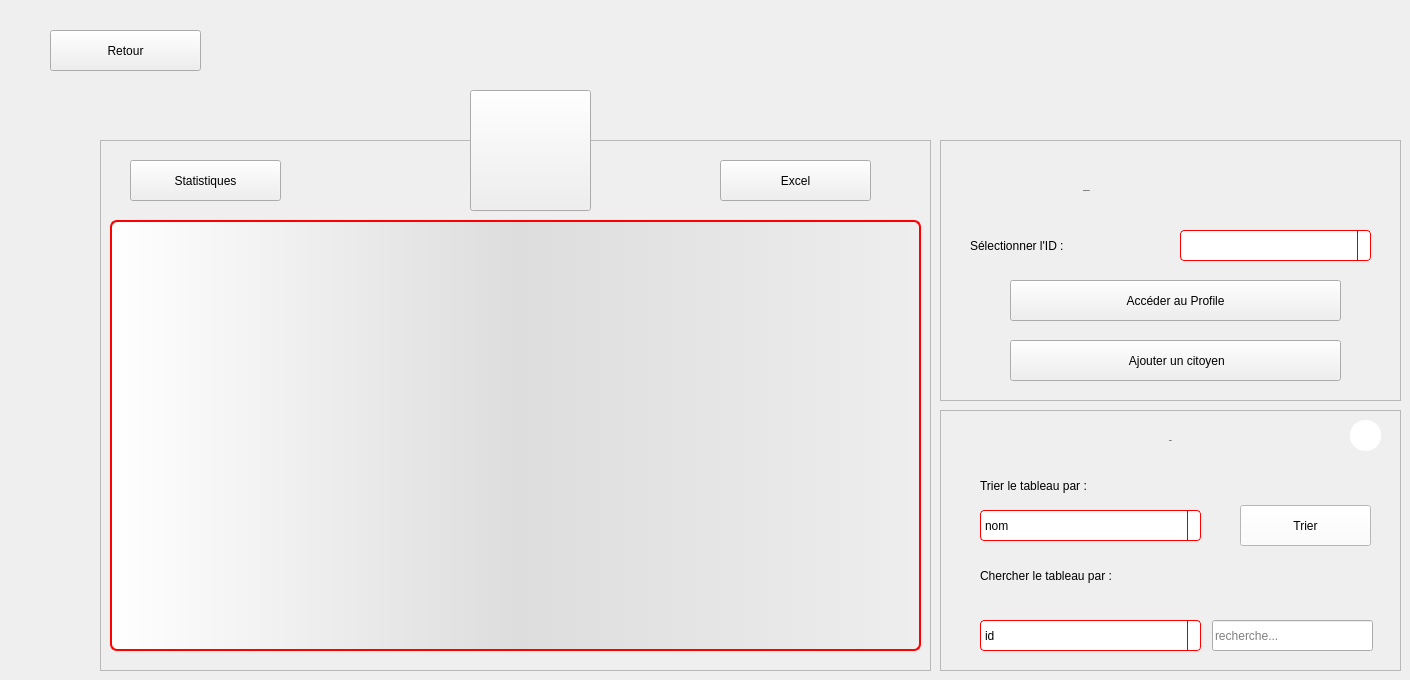
    <widget class="QWidget" name="Citoyen">
     <widget class="QPushButton" name="B_BackToGestions_6">
      <property name="geometry">
       <rect>
        <x>50</x>
        <y>30</y>
        <width>151</width>
        <height>41</height>
       </rect>
      </property>
      <property name="text">
       <string>Retour</string>
      </property>
      <property name="icon">
       <iconset>
        <normaloff>:/ressources/image/back-arrow.png</normaloff>:/ressources/image/back-arrow.png</iconset>
      </property>
     </widget>
     <widget class="QToolButton" name="toolButton_32">
      <property name="geometry">
       <rect>
        <x>470</x>
        <y>90</y>
        <width>121</width>
        <height>121</height>
       </rect>
      </property>
      <property name="text">
       <string/>
      </property>
      <property name="icon">
       <iconset>
        <normaloff>:/ressources/image/systeme-de-population.png</normaloff>:/ressources/image/systeme-de-population.png</iconset>
      </property>
      <property name="iconSize">
       <size>
        <width>64</width>
        <height>64</height>
       </size>
      </property>
     </widget>
     <widget class="QFrame" name="frame_25">
      <property name="geometry">
       <rect>
        <x>100</x>
        <y>140</y>
        <width>831</width>
        <height>531</height>
       </rect>
      </property>
      <property name="styleSheet">
       <string notr="true"/>
      </property>
      <property name="frameShape">
       <enum>QFrame::StyledPanel</enum>
      </property>
      <property name="frameShadow">
       <enum>QFrame::Raised</enum>
      </property>
      <widget class="QTableView" name="T_Citoyens">
       <property name="geometry">
        <rect>
         <x>10</x>
         <y>80</y>
         <width>811</width>
         <height>431</height>
        </rect>
       </property>
       <property name="styleSheet">
        <string notr="true">QTableView {border: 2px solid red;text-align: top;padding: 4px;border-radius: 7px;border-bottom-left-radius: 7px;background: QLinearGradient( x1: 0, y1: 0, x2: 1, y2: 0,stop: 0 #fff, stop: 1 #eee,stop: 0.5 #ddd,stop: 1 #eee );width: 15px;selection-background-color:QLinearGradient( x1: 0, y1: 0, x2: 1, y2: 0,stop: 0 #FF0000, stop: 1 #FF5F5F,stop: 0.5 #FEAAAA,stop: 1 #eee);selection-color: black;}
QTableView::item:focus{selection-background-color: red;}
QScrollBar:vertical{ width: 20px; background: none; /* only these sort effect about width ...*/}
QScrollBar::handle:vertical{ border: 3px solid #5E749C;text-align: top;padding: 4px;border-radius: 5px; border-bottom-left-radius: 5px;background: QLinearGradient( x1: 0, y1: 0, x2: 1, y2: 0,stop: 0 #fff, stop: 1 #eee,stop: 0.5 #ddd,stop: 1 #eee ); width: 25px; min-height: 20px; max-height: 25px; /*these sort no effect*/ }
QScrollBar::add-page:vertical {border: 3px solid red;text-align: top;padding: 4px;border-radius: 5px; border-bottom-left-radius: 5px;background:  red; /* adding width: xx px; sorting no effect .. why? */}
QScrollBar::sub-page:vertical {border: 3px solid green;text-align: top;padding: 4px;border-radius: 5px; border-bottom-left-radius: 5px;background:  green; /* adding width: xx px; sorting no effect .. why? */ }</string>
       </property>
       <attribute name="horizontalHeaderCascadingSectionResizes">
        <bool>false</bool>
       </attribute>
       <attribute name="horizontalHeaderDefaultSectionSize">
        <number>117</number>
       </attribute>
      </widget>
      <widget class="QPushButton" name="statistics">
       <property name="geometry">
        <rect>
         <x>30</x>
         <y>20</y>
         <width>151</width>
         <height>41</height>
        </rect>
       </property>
       <property name="text">
        <string>Statistiques</string>
       </property>
      </widget>
      <widget class="QPushButton" name="excel">
       <property name="geometry">
        <rect>
         <x>620</x>
         <y>20</y>
         <width>151</width>
         <height>41</height>
        </rect>
       </property>
       <property name="text">
        <string>Excel</string>
       </property>
      </widget>
     </widget>
     <widget class="QFrame" name="frame_26">
      <property name="geometry">
       <rect>
        <x>940</x>
        <y>410</y>
        <width>461</width>
        <height>261</height>
       </rect>
      </property>
      <property name="styleSheet">
       <string notr="true"/>
      </property>
      <property name="frameShape">
       <enum>QFrame::StyledPanel</enum>
      </property>
      <property name="frameShadow">
       <enum>QFrame::Raised</enum>
      </property>
      <widget class="QLabel" name="L_ConfigIntervenant_15">
       <property name="geometry">
        <rect>
         <x>140</x>
         <y>0</y>
         <width>181</width>
         <height>61</height>
        </rect>
       </property>
       <property name="font">
        <font>
         <family>century gothic</family>
         <pointsize>-1</pointsize>
         <weight>75</weight>
         <bold>true</bold>
        </font>
       </property>
       <property name="styleSheet">
        <string notr="true">background: transparent;</string>
       </property>
       <property name="frameShape">
        <enum>QFrame::NoFrame</enum>
       </property>
       <property name="frameShadow">
        <enum>QFrame::Plain</enum>
       </property>
       <property name="text">
        <string>Table</string>
       </property>
       <property name="alignment">
        <set>Qt::AlignCenter</set>
       </property>
      </widget>
      <widget class="QLabel" name="L_CB_Tri_3">
       <property name="geometry">
        <rect>
         <x>40</x>
         <y>60</y>
         <width>231</width>
         <height>31</height>
        </rect>
       </property>
       <property name="styleSheet">
        <string notr="true">background: transparent;</string>
       </property>
       <property name="text">
        <string>Trier le tableau par :</string>
       </property>
      </widget>
      <widget class="QComboBox" name="CB_Tricitoyen">
       <property name="geometry">
        <rect>
         <x>40</x>
         <y>100</y>
         <width>221</width>
         <height>31</height>
        </rect>
       </property>
       <property name="styleSheet">
        <string notr="true">QComboBox {
  border: 1px solid red;
  border-radius: 4px;
  background: white;
}

QComboBox QAbstractItemView {
  border: 1px solid black;
  border-radius: 0;
  background-color: white;
  selection-background-color:#305068;
}

QComboBox QAbstractItemView:hover {
  background-color: white;
  color: #F0F0F0;
}

QComboBox QAbstractItemView:selected {
  background: #1464A0;
  color: #32414B;
}

QComboBox QAbstractItemView:alternate {
  background: #19232D;
}

QComboBox:disabled {
  background-color: #19232D;
  color: #787878;
}

QComboBox:hover {
  border: 1px solid #148CD2;
}

QComboBox:focus {
  border: 1px solid #1464A0;
}

QComboBox:on {
  selection-background-color: #1464A0;
}

QComboBox::item:checked {
  font-weight: bold;
}

QComboBox::item:selected {
  border: 0px solid transparent;
}

QComboBox::drop-down {
  subcontrol-origin: padding;
  subcontrol-position: top right;
  width: 12px;
  border-left: 1px solid #32414B;
}</string>
       </property>
       <item>
        <property name="text">
         <string>nom</string>
        </property>
       </item>
       <item>
        <property name="text">
         <string>prenom</string>
        </property>
       </item>
      </widget>
      <widget class="QPushButton" name="B_Trier_3">
       <property name="geometry">
        <rect>
         <x>300</x>
         <y>95</y>
         <width>131</width>
         <height>41</height>
        </rect>
       </property>
       <property name="cursor">
        <cursorShape>PointingHandCursor</cursorShape>
       </property>
       <property name="styleSheet">
        <string notr="true">QPushButton {
	background: white;
}

QPushButton:hover {
	background: #BEBEBE;
}</string>
       </property>
       <property name="text">
        <string>Trier</string>
       </property>
       <property name="icon">
        <iconset>
         <normaloff>:/ressources/image/ascending-sort.png</normaloff>:/ressources/image/ascending-sort.png</iconset>
       </property>
       <property name="iconSize">
        <size>
         <width>18</width>
         <height>18</height>
        </size>
       </property>
      </widget>
      <widget class="QLabel" name="L_CB_Recherche_3">
       <property name="geometry">
        <rect>
         <x>40</x>
         <y>150</y>
         <width>271</width>
         <height>31</height>
        </rect>
       </property>
       <property name="styleSheet">
        <string notr="true">background: transparent;</string>
       </property>
       <property name="text">
        <string>Chercher le tableau par :</string>
       </property>
      </widget>
      <widget class="QComboBox" name="CB_recherche">
       <property name="geometry">
        <rect>
         <x>40</x>
         <y>210</y>
         <width>221</width>
         <height>31</height>
        </rect>
       </property>
       <property name="styleSheet">
        <string notr="true">QComboBox {
  border: 1px solid red;
  border-radius: 4px;
  background: white;
}

QComboBox QAbstractItemView {
  border: 1px solid black;
  border-radius: 0;
  background-color: white;
  selection-background-color:#305068;
}

QComboBox QAbstractItemView:hover {
  background-color: white;
  color: #F0F0F0;
}

QComboBox QAbstractItemView:selected {
  background: #1464A0;
  color: #32414B;
}

QComboBox QAbstractItemView:alternate {
  background: #19232D;
}

QComboBox:disabled {
  background-color: #19232D;
  color: #787878;
}

QComboBox:hover {
  border: 1px solid #148CD2;
}

QComboBox:focus {
  border: 1px solid #1464A0;
}

QComboBox:on {
  selection-background-color: #1464A0;
}

QComboBox::item:checked {
  font-weight: bold;
}

QComboBox::item:selected {
  border: 0px solid transparent;
}

QComboBox::drop-down {
  subcontrol-origin: padding;
  subcontrol-position: top right;
  width: 12px;
  border-left: 1px solid #32414B;
}</string>
       </property>
       <item>
        <property name="text">
         <string>id</string>
        </property>
       </item>
       <item>
        <property name="text">
         <string>nom</string>
        </property>
       </item>
       <item>
        <property name="text">
         <string>prenom</string>
        </property>
       </item>
      </widget>
      <widget class="QLineEdit" name="LE_recherche">
       <property name="geometry">
        <rect>
         <x>272</x>
         <y>210</y>
         <width>161</width>
         <height>31</height>
        </rect>
       </property>
       <property name="text">
        <string/>
       </property>
       <property name="placeholderText">
        <string>recherche...</string>
       </property>
      </widget>
      <widget class="QPushButton" name="B_ResetTableIntervenant_2">
       <property name="geometry">
        <rect>
         <x>410</x>
         <y>10</y>
         <width>31</width>
         <height>31</height>
        </rect>
       </property>
       <property name="cursor">
        <cursorShape>PointingHandCursor</cursorShape>
       </property>
       <property name="styleSheet">
        <string notr="true">QPushButton {
	background: white;
	border-radius: 15px;
}

QPushButton:hover {
	background: #BEBEBE;
}</string>
       </property>
       <property name="text">
        <string/>
       </property>
       <property name="icon">
        <iconset>
         <normaloff>:/ressources/image/close.png</normaloff>:/ressources/image/close.png</iconset>
       </property>
      </widget>
     </widget>
     <widget class="QFrame" name="frame_27">
      <property name="geometry">
       <rect>
        <x>940</x>
        <y>140</y>
        <width>461</width>
        <height>261</height>
       </rect>
      </property>
      <property name="styleSheet">
       <string notr="true"/>
      </property>
      <property name="frameShape">
       <enum>QFrame::StyledPanel</enum>
      </property>
      <property name="frameShadow">
       <enum>QFrame::Raised</enum>
      </property>
      <widget class="QLabel" name="L_ConfigCitoyen">
       <property name="geometry">
        <rect>
         <x>143</x>
         <y>20</y>
         <width>171</width>
         <height>61</height>
        </rect>
       </property>
       <property name="font">
        <font>
         <family>century gothic</family>
         <pointsize>-1</pointsize>
         <weight>75</weight>
         <bold>true</bold>
        </font>
       </property>
       <property name="styleSheet">
        <string notr="true">background: transparent;</string>
       </property>
       <property name="text">
        <string>Configuration</string>
       </property>
      </widget>
      <widget class="QLabel" name="L_CB_ID_3">
       <property name="geometry">
        <rect>
         <x>30</x>
         <y>90</y>
         <width>191</width>
         <height>31</height>
        </rect>
       </property>
       <property name="styleSheet">
        <string notr="true">background: transparent;</string>
       </property>
       <property name="text">
        <string>Sélectionner l'ID :</string>
       </property>
      </widget>
      <widget class="QPushButton" name="B_AjouterCitoyen">
       <property name="geometry">
        <rect>
         <x>70</x>
         <y>200</y>
         <width>331</width>
         <height>41</height>
        </rect>
       </property>
       <property name="text">
        <string> Ajouter un citoyen</string>
       </property>
       <property name="icon">
        <iconset>
         <normaloff>:/ressources/image/add.png</normaloff>:/ressources/image/add.png</iconset>
       </property>
      </widget>
      <widget class="QComboBox" name="CB_IDCitoyen">
       <property name="geometry">
        <rect>
         <x>240</x>
         <y>90</y>
         <width>191</width>
         <height>31</height>
        </rect>
       </property>
       <property name="styleSheet">
        <string notr="true">QComboBox {
  border: 1px solid red;
  border-radius: 4px;
  background: white;
}

QComboBox QAbstractItemView {
  border: 1px solid black;
  border-radius: 0;
  background-color: white;
  selection-background-color:#305068;
}

QComboBox QAbstractItemView:hover {
  background-color: white;
  color: #F0F0F0;
}

QComboBox QAbstractItemView:selected {
  background: #1464A0;
  color: #32414B;
}

QComboBox QAbstractItemView:alternate {
  background: #19232D;
}

QComboBox:disabled {
  background-color: #19232D;
  color: #787878;
}

QComboBox:hover {
  border: 1px solid #148CD2;
}

QComboBox:focus {
  border: 1px solid #1464A0;
}

QComboBox:on {
  selection-background-color: #1464A0;
}

QComboBox::item:checked {
  font-weight: bold;
}

QComboBox::item:selected {
  border: 0px solid transparent;
}

QComboBox::drop-down {
  subcontrol-origin: padding;
  subcontrol-position: top right;
  width: 12px;
  border-left: 1px solid #32414B;
}</string>
       </property>
      </widget>
      <widget class="QPushButton" name="B_AccederProfil">
       <property name="geometry">
        <rect>
         <x>70</x>
         <y>140</y>
         <width>331</width>
         <height>41</height>
        </rect>
       </property>
       <property name="text">
        <string>Accéder au Profile</string>
       </property>
       <property name="icon">
        <iconset>
         <normaloff>:/ressources/image/person-silhouette.png</normaloff>:/ressources/image/person-silhouette.png</iconset>
       </property>
       <property name="iconSize">
        <size>
         <width>23</width>
         <height>23</height>
        </size>
       </property>
      </widget>
      <widget class="QComboBox" name="CB_IDCitoyen_3">
       <property name="geometry">
        <rect>
         <x>50</x>
         <y>500</y>
         <width>191</width>
         <height>31</height>
        </rect>
       </property>
       <property name="styleSheet">
        <string notr="true">background: white;</string>
       </property>
      </widget>
     </widget>
     <zorder>B_BackToGestions_6</zorder>
     <zorder>frame_25</zorder>
     <zorder>frame_26</zorder>
     <zorder>frame_27</zorder>
     <zorder>toolButton_32</zorder>
    </widget>
